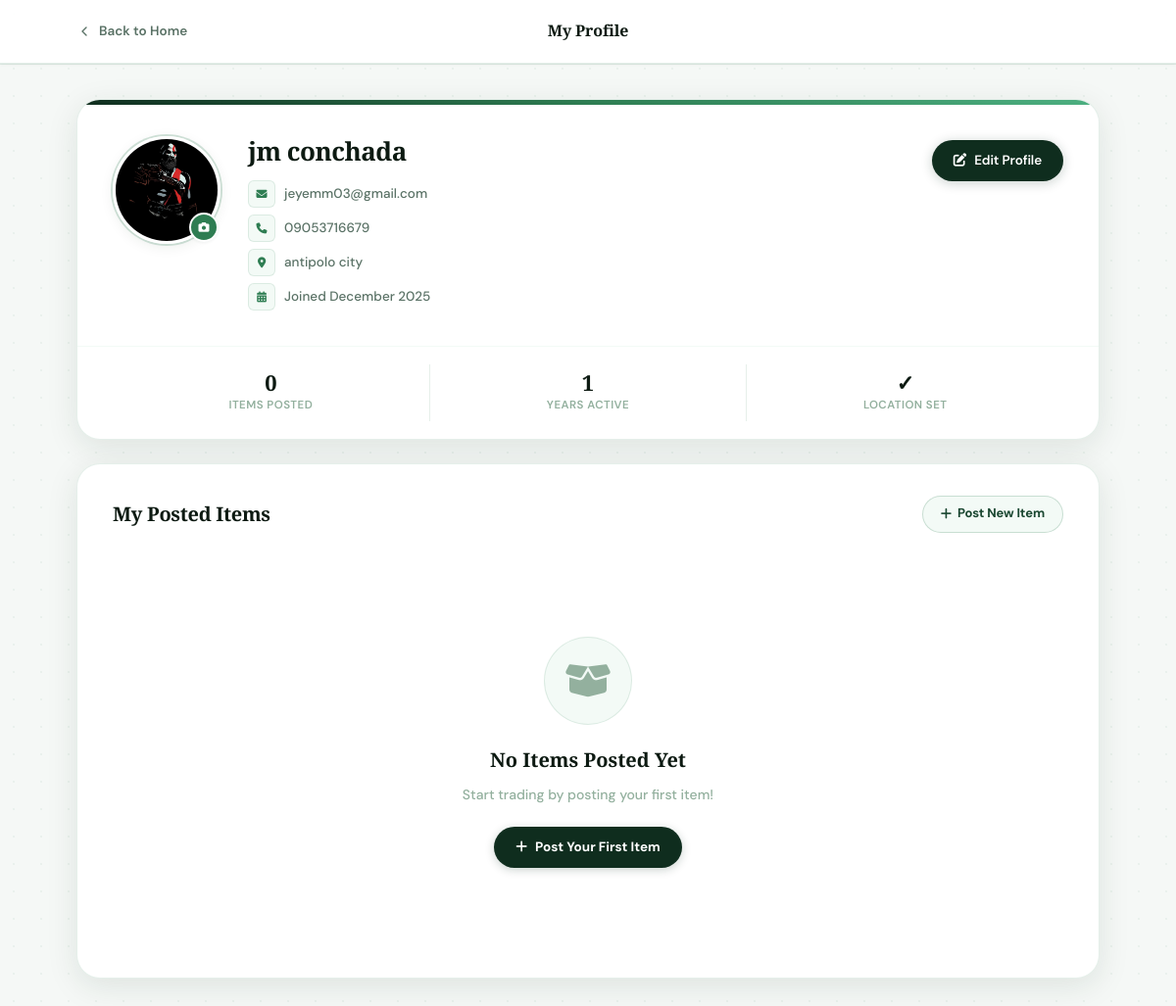
The app's page /profile.php (signed in) with its own data.
### tables this page shows
CREATE TABLE `users` (
  `id` int(11) NOT NULL,
  `name` varchar(255) NOT NULL,
  `email` varchar(255) NOT NULL,
  `contact_number` varchar(50) DEFAULT NULL,
  `area` varchar(100) DEFAULT NULL,
  `profile_picture` varchar(255) DEFAULT NULL,
  `created_at` datetime DEFAULT current_timestamp(),
  `password` varchar(255) NOT NULL,
  `reset_token` varchar(64) DEFAULT NULL,
  `reset_expires` datetime DEFAULT NULL,
  `last_seen` datetime DEFAULT NULL,
  `banned` tinyint(1) NOT NULL DEFAULT 0,
  `role` varchar(20) NOT NULL DEFAULT 'user',
  `restriction_type` enum('banned','read_only','no_post','no_comment','limited') DEFAULT NULL COMMENT 'Type of restriction applied',
  `restriction_reason` text DEFAULT NULL COMMENT 'Reason for the restriction',
  `restriction_date` datetime DEFAULT NULL COMMENT 'When restriction was applied',
  `restriction_expiry` datetime DEFAULT NULL COMMENT 'When restriction expires (NULL = permanent)'
);

### profile.php (the view, shortened to what this page needs)
<?php
require 'db.php';
$user_id = $_SESSION['user_id'];
$userStmt = $conn->prepare("SELECT * FROM users WHERE id = ?");
$userStmt->bind_param("i", $user_id);
$userStmt->execute();
$user = $userStmt->get_result()->fetch_assoc();
$itemsStmt = $conn->prepare("
    SELECT l.*,
           (SELECT path FROM listing_images WHERE listing_id = l.id LIMIT 1) as image_path,
           (SELECT COUNT(*) FROM listing_images WHERE listing_id = l.id) as image_count
    FROM listings l
    WHERE l.user_id = ?
    ORDER BY l.created_at DESC
");
$itemsStmt->bind_param("i", $user_id);
$itemsStmt->execute();
$items = $itemsStmt->get_result();
$profile_picture = !empty($user['profile_picture']) ? $user['profile_picture'] : 'assets/images/profile-picture.png';
?>
<!DOCTYPE html>
<html lang="en">
<head>
    <link href="https://cdnjs.cloudflare.com/ajax/libs/font-awesome/6.5.0/css/all.min.css" rel="stylesheet">
    <link rel="stylesheet" href="assets/css/profile.css">
</head>
<body>
<header class="topbar">
    <div class="topbar-inner">
        <a href="index.php" class="btn-back">
            <svg viewBox="0 0 24 24" fill="none" stroke="currentColor" stroke-width="2" stroke-linecap="round" stroke-linejoin="round">
                <polyline points="15 18 9 12 15 6"></polyline>
            </svg>
            Back to Home
        </a>
        <div class="topbar-title">My Profile</div>
    </div>
</header>
<div class="profile-page">
    <div class="profile-card">
        <div class="profile-stripe"></div>
        <div class="profile-body">
            <div class="profile-avatar-wrap">
                <img src="<?= htmlspecialchars($profile_picture) ?>" alt="Profile Picture">
                <div class="avatar-cam" title="Change photo" onclick="window.location='edit_profile.php'">
                    <i class="fas fa-camera"></i>
                </div>
            </div>
            <div class="profile-info">
                <h2><?= htmlspecialchars($user['name']) ?></h2>
                <ul class="meta-list">
                    <li>
                        <span class="meta-icon"><i class="fas fa-envelope"></i></span>
                        <?= htmlspecialchars($user['email']) ?>
                    </li>
                    <?php if (!empty($user['contact_number'])): ?>
                    <li>
                        <span class="meta-icon"><i class="fas fa-phone"></i></span>
                        <?= htmlspecialchars($user['contact_number']) ?>
                    </li>
                    <?php endif; ?>
                    <?php if (!empty($user['area'])): ?>
                    <li>
                        <span class="meta-icon"><i class="fas fa-map-marker-alt"></i></span>
                        <?= htmlspecialchars($user['area']) ?>
                    </li>
                    <?php endif; ?>
                    <li>
                        <span class="meta-icon"><i class="fas fa-calendar-alt"></i></span>
                        Joined <?= date('F Y', strtotime($user['created_at'])) ?>
                    </li>
                </ul>
            </div>
            <div class="profile-actions">
                <a href="edit_profile.php" class="btn-edit-profile">
                    <i class="fas fa-edit"></i>
                    Edit Profile
                </a>
            </div>
        </div>
        <div class="profile-stats">
            <div class="stat-item">
                <span class="stat-num"><?= $items->num_rows ?></span>
                <div class="stat-label">Items Posted</div>
            </div>
            <div class="stat-item">
                <span class="stat-num"><?= date('Y') - date('Y', strtotime($user['created_at'])) > 0 ? date('Y') - date('Y', strtotime($user['created_at'])) : '&lt;1' ?></span>
                <div class="stat-label">Years Active</div>
            </div>
            <div class="stat-item">
                <span class="stat-num"><?= !empty($user['area']) ? '✓' : '—' ?></span>
                <div class="stat-label">Location Set</div>
            </div>
        </div>
    </div>
    <div class="items-section">
        <div class="section-header">
            <h2>My Posted Items</h2>
            <a href="post_item.php" class="btn-post-item">
                <i class="fas fa-plus"></i>
                Post New Item
            </a>
        </div>
        <?php if ($items->num_rows > 0): ?>
            <div class="items-grid">
                <?php while ($item = $items->fetch_assoc()): ?>
                    <div class="item-card">
                        <div class="item-image">
                            <?php if ($item['image_path']): ?>
                                <img src="<?= htmlspecialchars($item['image_path']) ?>" alt="<?= htmlspecialchars($item['title']) ?>">
                                <?php if ($item['image_count'] > 1): ?>
                                    <div class="image-count">
                                        <i class="fas fa-images"></i>
                                        <?= $item['image_count'] ?>
                                    </div>
                                <?php endif; ?>
                            <?php else: ?>
                                <div class="no-image">
                                    <i class="fas fa-image"></i>
                                    <span>No Image</span>
                                </div>
                            <?php endif; ?>
                            <div class="item-badge">FOR TRADE</div>
                        </div>
                        <div class="item-content">
                            <h3 class="item-title"><?= htmlspecialchars($item['title']) ?></h3>
                            <div class="item-meta">
                                <span><i class="fas fa-tag"></i><?= htmlspecialchars($item['category']) ?></span>
                                <span><i class="fas fa-map-marker-alt"></i><?= htmlspecialchars($item['location']) ?></span>
                            </div>
                            <p class="item-description">
                                <?= htmlspecialchars(substr($item['description'], 0, 100)) ?><?= strlen($item['description']) > 100 ? '…' : '' ?>
                            </p>
                            <div class="item-date">
                                <i class="fas fa-clock"></i>
                                Posted <?= date('M d, Y', strtotime($item['created_at'])) ?>
                            </div>
                        </div>
                        <div class="item-actions">
                            <a href="item_details.php?id=<?= $item['id'] ?>" class="btn-action btn-view">
                                <i class="fas fa-eye"></i> View
                            </a>
                            <a href="edit_item.php?id=<?= $item['id'] ?>" class="btn-action btn-edit">
                                <i class="fas fa-edit"></i> Edit
                            </a>
                            <button onclick="confirmDelete(<?= $item['id'] ?>, '<?= htmlspecialchars(addslashes($item['title'])) ?>')" class="btn-action btn-delete">
                                <i class="fas fa-trash"></i> Delete
                            </button>
                        </div>
                    </div>
                <?php endwhile; ?>
            </div>
        <?php else: ?>
            <div class="empty-state">
                <div class="empty-icon"><i class="fas fa-box-open"></i></div>
                <h3>No Items Posted Yet</h3>
                <p>Start trading by posting your first item!</p>
                <a href="post_item.php" class="btn btn-primary">
                    <i class="fas fa-plus"></i> Post Your First Item
                </a>
            </div>
        <?php endif; ?>
    </div>
</div>
</body>
</html>

### records on screen
users: profile_picture (picture), name "jm conchada", email "jeyemm03@gmail.com", contact_number "09053716679", area "antipolo city", created_at "December 2025", banned "0"
